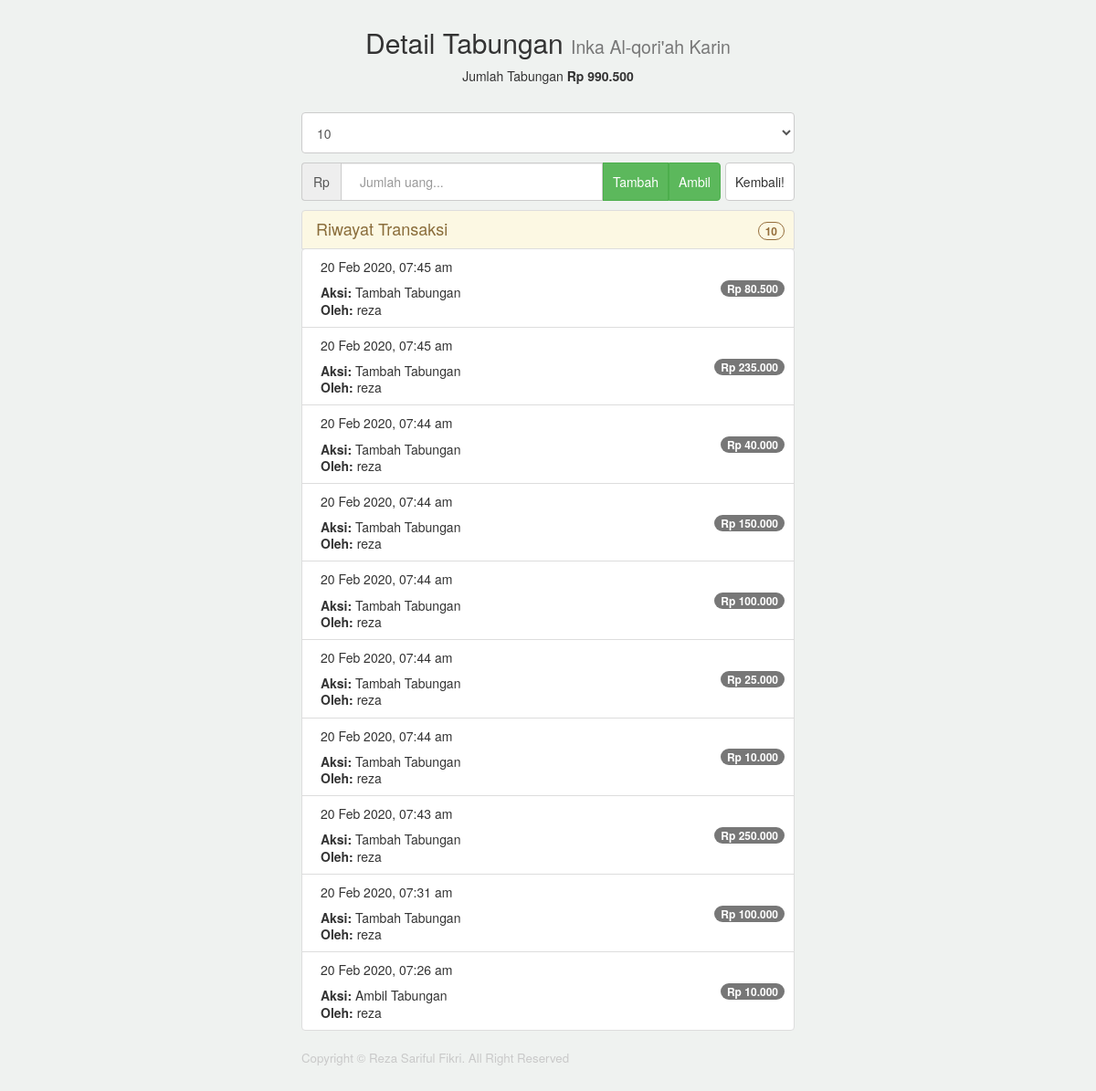
The app's page /index.php?pg=tabungan_detail&anggota_id=2710acb71f924710 (signed in) with its own data.
### tables this page shows
CREATE TABLE `anggota` (
  `anggota_id` varchar(18) NOT NULL,
  `nama` varchar(32) NOT NULL,
  `jml_tabungan` int(16) NOT NULL DEFAULT 0,
  `waktu` int(16) NOT NULL
);

CREATE TABLE `transaksi` (
  `transaksi_id` varchar(18) NOT NULL,
  `admin_id` varchar(18) NOT NULL,
  `anggota_id` varchar(18) NOT NULL,
  `type` enum('add','get') NOT NULL,
  `jml_uang` int(16) NOT NULL,
  `waktu` int(16) NOT NULL
);

### class/class_config.php (called while the page is built, shortened)
<?php
class config {
	private $host = "localhost",
			$dbname = "tabungan",
			$username = "root",
			$password = "";
	function __construct() {
		try {
			$this->db = new PDO("mysql:host=$this->host;dbname=$this->dbname",$this->username, $this->password);
			return true;
		} catch (PDOException $e) {
			echo "gagal konek ".$e->getMessage();
			return false;
		}
	}
	public static function protocol() {
		if (!empty($_SERVER['HTTPS']) && ('on' == $_SERVER['HTTPS'])) {
			$protocol = 'https://';
		} else {
			$protocol = 'http://';
		}
		return $protocol;
	}
	public static function base_url($uri='') {
		return self::protocol().$_SERVER['HTTP_HOST']."/app_tabungan/".$uri;
	}
}

### class/class_anggota.php (called while the page is built, shortened)
<?php
class anggota extends config {
	public function get_one_anggota($anggota_id, $select) {
		$get = $this->db->prepare("SELECT $select from anggota where anggota_id=:anggota_id");
		$get->execute(['anggota_id'=>$anggota_id]);
		if($get->rowCount() > 0) {
			return $get->fetch(PDO::FETCH_ASSOC);
		}
		return null;
	}
}

### class/class_tabungan.php (called while the page is built, shortened)
<?php
class tabungan extends config {
	public function tampil_transaksi($select, $anggota_id, $limit=null) {
		$get = $this->db->prepare("SELECT $select from transaksi as t
			JOIN admin as adn USING(admin_id)
			where anggota_id=:anggota_id
			order by waktu desc $limit");
		$get->execute(['anggota_id'=>$anggota_id]);
		while ($r=$get->fetch(PDO::FETCH_ASSOC)) {
			$hasil[]=$r;
		}
		return @$hasil;
	}
}

### transaksi/tabungan_detail.php (the view, shortened to what this page needs)
<?php
    $dbTabungan = new tabungan;
    $dbAnggota = new anggota;
    $anggota_id = filter_input(INPUT_GET, 'anggota_id', FILTER_SANITIZE_STRING);
    $data_anggota = $dbAnggota->get_one_anggota($anggota_id, 'nama, jml_tabungan');
?>
<div class="col-lg-6 col-lg-offset-3">
    <h2 class="judul text-center mb-10">Detail Tabungan <span class="small"><?= $data_anggota['nama']; ?></span></h2>
    <p class="text-center mb-30">Jumlah Tabungan <strong>Rp <jml_tabungan><?= number_format($data_anggota['jml_tabungan'],0,',','.'); ?></jml_tabungan></strong></p>
    <div class="col-lg-12 nopadding-all">
        <select class="mb-10" name="tampil_transaksi">
            <option selected="" value="10">10</option>
        </select>
    </div>
    <div class="col-lg-12 nopadding-all">
        <a href="<?= config::base_url(); ?>" class="btn btn-default pull-right">Kembali!</a>
        <div class="input-group mb-10 pr-5">
            <span class="input-group-addon">Rp</span>
            <input type="text" name="jml_uang" class="form-control" data-jml-uang="" id="jml_uang" placeholder="Jumlah uang...">
            <div class="input-group-btn">
                <div class="div-loading-btn">
                    <button class="btn btn-success border-radius-0" id="tambah_tabungan">Tambah</button>
                </div>
                <div class="div-loading-btn">
                    <button class="btn btn-success" id="ambil_tabungan">Ambil</button>
                </div>
            </div>
        </div>
    </div>
    <div class="col-lg-12 nopadding-all">
        <div class="list-group">
        <?php
            $transaksis = $dbTabungan->tampil_transaksi('t.jml_uang, t.waktu, t.type, t.waktu, adn.username', $anggota_id, 'limit 10');
        ?>
            <li class="list-group-item list-group-item-warning">
                <h4 class="list-group-item-heading">Riwayat Transaksi <span class="badge normal" id="jml_riwayat_transaksi"><?= count($transaksis??[]); ?></span></h4>
            </li>
            <daftartransaksi>
        <?php
            if($transaksis) :
            foreach($transaksis as $t) :
        ?>
            <li class="list-group-item pl-20 item-hover-yes">
                <p class="list-group-item-text mb-10"><?= date('d M Y, h:i a', $t['waktu']); ?></p>
                <p class="list-group-item-text"><strong>Aksi:</strong> <?= ($t['type']==='add')?'Tambah Tabungan':'Ambil Tabungan'; ?></p>
                <p class="list-group-item-text"><strong>Oleh:</strong> <?= $t['username']; ?></p>
                <span class="badge">Rp <?= number_format($t['jml_uang'],0,',','.'); ?></span>
            </li>
        <?php endforeach; endif; ?>
            </daftartransaksi>
        </div>
    </div>
    <p class="copy-right mt-20 mb-100">Copyright &copy; Reza Sariful Fikri. All Right Reserved</p>
</div>

### index.php (shortened to what this page needs)
<!DOCTYPE html>
<html lang="id">
  <head>
    <link href="<?= config::base_url(); ?>assets/css/bootstrap.min.css" rel="stylesheet">
    <link href="<?= config::base_url(); ?>assets/css/tabungan.css" rel="stylesheet">
  </head>
  <div class="container">
    <?php
    $pg = filter_input(INPUT_GET, 'pg', FILTER_SANITIZE_STRING);
    switch ($pg) {
        case 'tabungan_detail':
            include "transaksi/tabungan_detail.php";
            break;
    }
    ?>
  </div>
  </body>
</html>

### assets/css/tabungan.css (style rules this page uses)
* { box-sizing: border-box; }
h4.list-group-item-heading { margin-bottom: 0; display: inline-block; margin-right: 10px; }
h2.judul { margin-top: 30px; margin-bottom: 30px; }
a { color: #333; }
span.badge { position: absolute; right: 10px; top: 40%; }
input, select { padding: 20px !important; }
select { width: 100%; padding: 10.6px 12px !important; font-size: 14px; line-height: 1.42857143; color: #555; background-color: #fff; border: 1px solid #ccc; border-radius: 4px; }
.btn { padding: 10px 10px; }
div.list-group { position: relative; }
.div-loading-btn { display: inline-block; position: relative; }
.mt-20 { margin-top: 20px; }
.mb-10 { margin-bottom: 10px !important; }
.mb-30 { margin-bottom: 30px; }
.mb-100 { margin-bottom: 100px; }
.badge.normal { top: 28%; background-color: #fcf8e3; border: 1px solid #946d3b; color: #946d3b; }
.nopadding-all { padding: 0; }
.pr-5 { padding-right: 5px; }
.pl-20 { padding-left: 20px; }
.copy-right { color: #c9c9c9; font-size: 10pt; }
.input-group-btn button { border-top-left-radius: 0; border-bottom-left-radius: 0; }
.border-radius-0 { border-radius: 0; }

### records on screen
anggota: nama "Inka Al-qori'ah Karin", jml_tabungan "990.500"
transaksi: waktu "20 Feb 2020, 07:45 am", type "Tambah Tabungan", admin.username "reza", jml_uang "80.500"
transaksi: waktu "20 Feb 2020, 07:45 am", type "Tambah Tabungan", admin.username "reza", jml_uang "235.000"
transaksi: waktu "20 Feb 2020, 07:44 am", type "Tambah Tabungan", admin.username "reza", jml_uang "40.000"
transaksi: waktu "20 Feb 2020, 07:44 am", type "Tambah Tabungan", admin.username "reza", jml_uang "150.000"
transaksi: waktu "20 Feb 2020, 07:44 am", type "Tambah Tabungan", admin.username "reza", jml_uang "100.000"
transaksi: waktu "20 Feb 2020, 07:44 am", type "Tambah Tabungan", admin.username "reza", jml_uang "25.000"
transaksi: waktu "20 Feb 2020, 07:44 am", type "Tambah Tabungan", admin.username "reza", jml_uang "10.000"
transaksi: waktu "20 Feb 2020, 07:43 am", type "Tambah Tabungan", admin.username "reza", jml_uang "250.000"
transaksi: waktu "20 Feb 2020, 07:31 am", type "Tambah Tabungan", admin.username "reza", jml_uang "100.000"
transaksi: waktu "20 Feb 2020, 07:26 am", type "Ambil Tabungan", admin.username "reza", jml_uang "10.000"

### other values on screen
count($transaksis??[]) "10"
